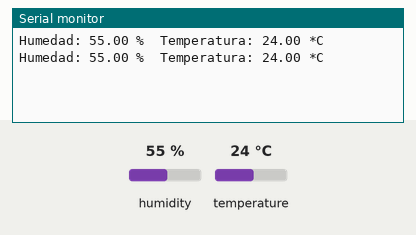
Recording of a sketch running on a simulated Arduino Mega 2560, built with avr-gcc and run on an emulated ATmega2560. Shown: the last lines printed to the serial monitor. The test bench sets the inputs (shaded band); at power-on: humidity 55 %, temperature 24 °C.

Above: at 4.8 s.
4.9 s: humidity set to 22 %
At 6.9 s:
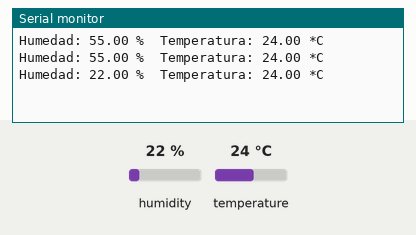
7.9 s: temperature set to 12 °C
At 8.7 s:
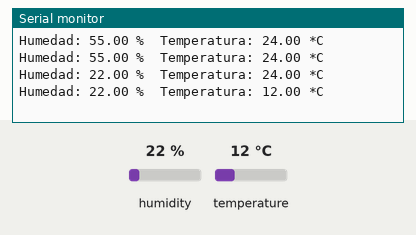
10.9 s: humidity set to 40 %
At 13.4 s:
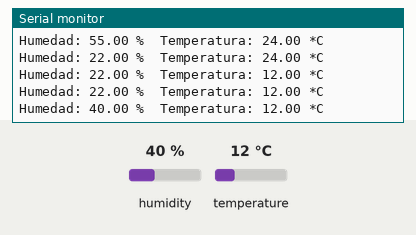
Timing chart, 0 to 14.9 s (numbered marks = the images above; inputs shaded):
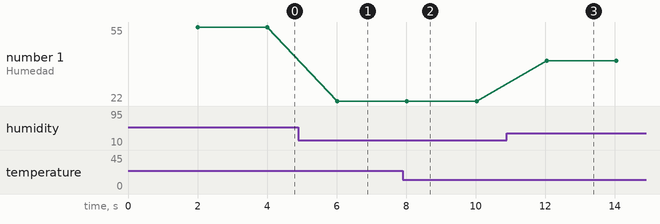

The sketch:

DHT_Test.ino
```cpp
#include <Adafruit_Sensor.h>

#include <DHT.h>
#include <DHT_U.h>

#include <Arduino.h>


// Definir el pin de conexión del DHT22 y el tipo de sensor
#define DHTPIN 23         // Cambia este valor al pin que estés usando
#define DHTTYPE DHT22

DHT dht(DHTPIN, DHTTYPE);

void setup() {
  Serial.begin(115200);
  dht.begin();
}

void loop() {
  // Esperar unos segundos entre las mediciones
  delay(2000);

  // Leer humedad y temperatura
  float h = dht.readHumidity();
  float t = dht.readTemperature();

  // Verificar si alguna lectura falló y abandonar el bucle
  if (isnan(h) || isnan(t)) {
    Serial.println("Error al leer del sensor DHT22");
    return;
  }

  // Imprimir los valores en el monitor serial
  Serial.print("Humedad: ");
  Serial.print(h);
  Serial.print(" %\t");
  Serial.print("Temperatura: ");
  Serial.print(t);
  Serial.println(" *C");
}
```

Measured:
- after the input at 4.9 s, the serial monitor: prints a new line after 1.1 s (image 1)
- after the input at 7.9 s, the serial monitor: prints a new line after 0.13 s (image 2)
- after the input at 10.9 s, the serial monitor: prints a new line after 1.1 s (image 3)
- plotted number 1: 55 → 22 after the input at 4.9 s, 22 → 40 after the input at 10.9 s
